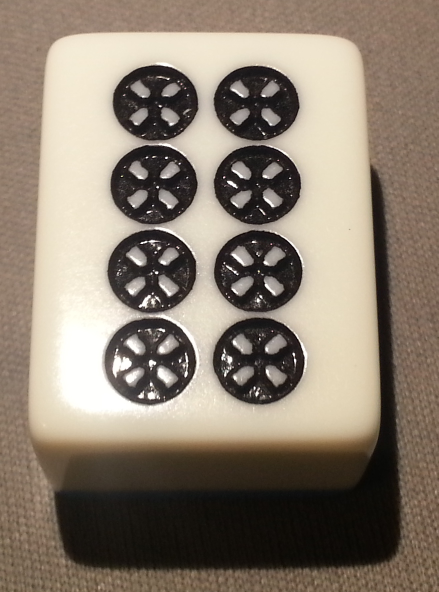
#> input picture data/standard/circles-eight-0.jpg, 877 x 1184 px (shown at 1/2 size); its folder holds only this picture in this run
$ jupyter execute Untitled.ipynb
#> lines starting #> are read from the running program, lines starting #| are printed output that depends on the picture; after the words box and inside, x2 and y2 are one past the last pixel; in counts of white or black regions, pixels touching at a corner belong together
### roi.py
from box import Box
import sys
from math import sqrt
import cv2 as cv
import numpy as np

def findRoi(filename):

	image = cv.imread(filename)
	image = cv.resize(image, (0, 0), fx = 0.2, fy = 0.2) # TODO: Just set a general bound on image size

	gray = cv.cvtColor(image, cv.COLOR_BGR2GRAY)
	ret, thresh = cv.threshold(gray,0,255,cv.THRESH_BINARY_INV + cv.THRESH_OTSU)

	LOWAREA_THRESH = 10
	UPAREA_THRESH = 3000
	contours, heirachy = cv.findContours(thresh, cv.RETR_TREE, cv.CHAIN_APPROX_SIMPLE)

	contours = [con for con in contours if LOWAREA_THRESH < cv.contourArea(con) < UPAREA_THRESH]
	contours = [cv.approxPolyDP(con, 10, True) for con in contours]
	contours = [cv.convexHull(con) for con in contours]
	contours = [con for con in contours if len(con) != 1]

	# After initialization, follow this algorithm:
	# 1. Consider a box B in the set.
	# 2. For every other box C in the set
	# 3. If dist(B, C) < THRESHOLD, meld B's set with C's set
	# 4. Repeat for each box C
	# 5. For each disjoint set, meld each box in the set together. These are your clusters.

	objects = []
	for i, con in enumerate(contours):
		x, y, w, h = cv.boundingRect(con)
		box = Box(x, y, w, h)
		objects.append({"box": box, "set": set([i]), "id": i})

	THRESH = 12
	AREA_THRESH = 200
	SMALL_DIST_THRESH = 15
	for obj1 in objects:
		for obj2 in objects:

			# If the box is not in box 1's cluster yet
			if obj2["id"] not in obj1["set"]:
				area1 = obj1["box"].area()
				area2 = obj2["box"].area()
				if obj1["box"].dist(obj2["box"]) < THRESH:

				# [5 lines of commented-out code are left out]

					obj1["set"] = obj1["set"].union(obj2["set"])
					for id in obj1["set"]:
						objects[id]["set"] = obj1["set"] # Shallow copy; all point to obj1's set


	# Groups the members of the clusters together
	clusters = set([tuple(obj["set"]) for obj in objects])
	outputBoxes = []
	for tup in clusters:
		boxes = [objects[i]["box"] for i in tup]
		outputBoxes.append(Box.meld(*boxes))
	outputBoxes = [box.getContourRep() for box in outputBoxes]

	PADDING = 5
	return [image[box[2][0][1]-PADDING:box[0][0][1]+PADDING, box[1][0][0]-PADDING:box[0][0][0]+PADDING] for box in outputBoxes]

### Untitled.ipynb
[cell 1]
import sys
#!{sys.executable} -m pip install --upgrade pip -i https://pypi.tuna.tsinghua.edu.cn/simple
#!{sys.executable} -m pip install --upgrade pip

[cell 2]
#!{sys.executable} -m pip install -r requirements.txt -i https://pypi.tuna.tsinghua.edu.cn/simple
#!{sys.executable} -m pip install -r requirements.txt

[cell 3]
# run the following for cv2
#!sudo apt-get install libglu1

[cell 4]
#!/usr/bin/python
import cv2 as cv
import numpy as np
import sys
import glob
import multiprocessing
import roi

[cell 5]
#TODO: Integrate with Henry's Code
#Get score
#Work on getting scale down
MIN_MATCH_COUNT = 4
DATAPATH = "./data/standard/*"
FILE = "./data/demo-images/scattered4.jpg"


# [66 lines left out: functions findInlier, NN, not called in this run]


#Converts a list of image names into a list of
#tuple's where the first value of the tuple is
#the OpenCV image and the second value of the
#tuple is the file name
def getImage(files):
	return [(cv.resize(cv.imread(f),(0,0), fx = 0.2, fy = 0.2), f) for f in files]

def main():
	#Get images

	#get list of images in golden data set
	# Obtains the array of images to the golden standards
	testData = glob.glob(DATAPATH)
	images = getImage(testData)
#> images = 1 item

	#REMOVE ONCE HENRY'S DONE
	# tiles contains an array of images
	tiles = roi.findRoi(FILE)
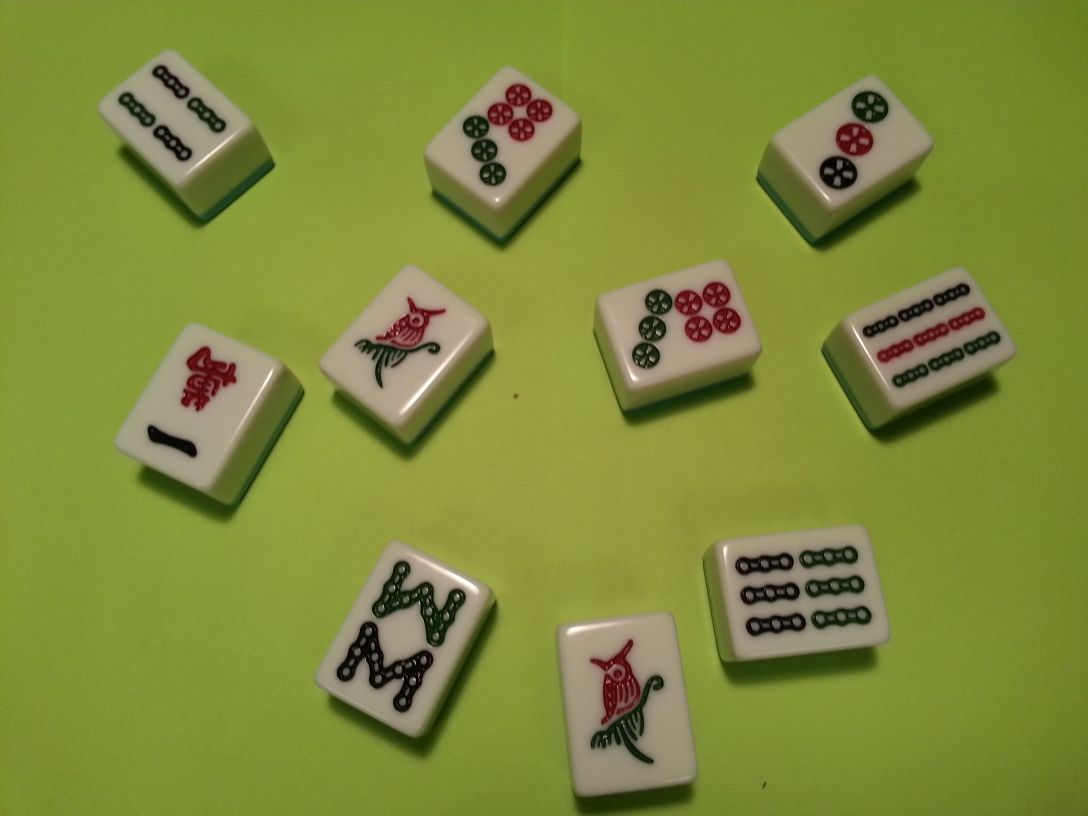
#> input picture data/demo-images/scattered4.jpg, 3264 x 2448 px (shown at 1/3 size)
#> in findRoi, image is the input picture: shape (2448, 3264, 3); mean B, G, R 58.2, 138.2, 127.1
#> in findRoi, `image = cv.resize(image, (0, 0), fx = 0.2, fy = 0.2)`:
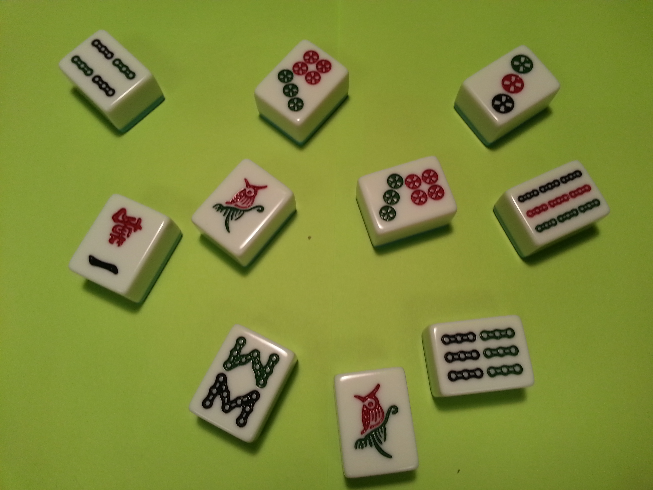
#> image: shape (490, 653, 3); mean B, G, R 58.2, 138.2, 127.1
#> in findRoi, `gray = cv.cvtColor(image, cv.COLOR_BGR2GRAY)`:
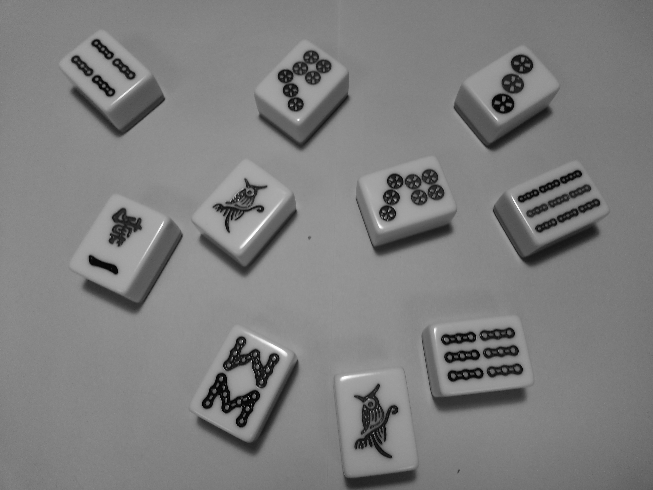
#> gray: shape (490, 653); min 0, max 254, mean 125.7
#> in findRoi, `ret, thresh = cv.threshold(gray,0,255,cv.THRESH_BINARY_INV + cv.THRESH..`:
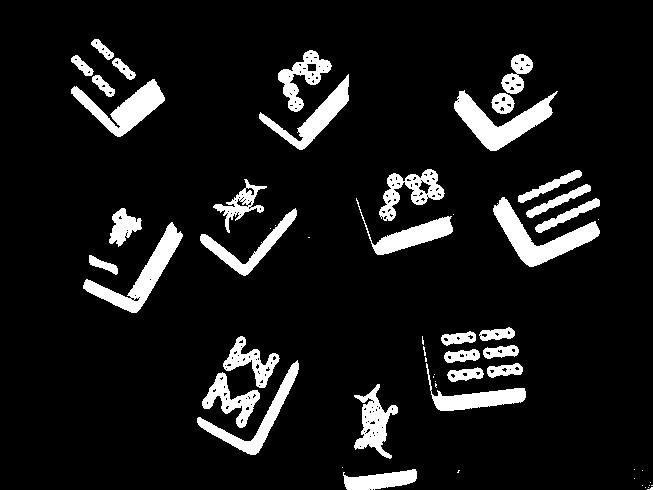
#> thresh: shape (490, 653); 9.7% white; 57 white regions (24 under 20 px)
#> in findRoi, `ret, thresh = cv.threshold(gray,0,255,cv.THRESH_BINARY_INV + cv.THRESH..`: ret = 94
#> in findRoi, `contours, heirachy = cv.findContours(thresh, cv.RETR_TREE, cv.CHAIN_AP..`: contours = 255 contours, 218 with area under 20; largest, box (x1, y1, x2, y2) and area: (454, 90, 558, 151) 2286, (493, 197, 600, 267) 2284, (83, 222, 183, 313) 2078, (71, 79, 165, 137) 1898, (259, 74, 349, 150) 1547
#> in findRoi, `contours = [con for con in contours if LOWAREA_THRESH < cv.contourArea..`: contours = 73 contours, 36 with area under 20; largest, box (x1, y1, x2, y2) and area: (454, 90, 558, 151) 2286, (493, 197, 600, 267) 2284, (83, 222, 183, 313) 2078, (71, 79, 165, 137) 1898, (259, 74, 349, 150) 1547
#> in findRoi, `contours = [cv.approxPolyDP(con, 10, True) for con in contours]`: contours = 73 contours, 54 with area under 20; largest, box (x1, y1, x2, y2) and area: (454, 90, 558, 151) 2186, (493, 197, 600, 267) 2004, (83, 226, 183, 313) 1543, (381, 171, 442, 219) 1516, (354, 384, 398, 459) 1454
#> in findRoi, `contours = [cv.convexHull(con) for con in contours]`: contours = 73 contours, 54 with area under 20; largest, box (x1, y1, x2, y2) and area: (454, 90, 558, 151) 3890, (493, 197, 600, 267) 3824, (83, 226, 183, 313) 3420, (198, 360, 298, 455) 3309, (356, 198, 453, 255) 2979
#> in findRoi, `contours = [con for con in contours if len(con) != 1]`: contours = 37 contours, 18 with area under 20; largest, box (x1, y1, x2, y2) and area: (454, 90, 558, 151) 3890, (493, 197, 600, 267) 3824, (83, 226, 183, 313) 3420, (198, 360, 298, 455) 3309, (356, 198, 453, 255) 2979
#> the loop in findRoi, `for i, con in enumerate(contours):` made 1 pass
#> (con, x, y, w, h) on pass 1: ([[347, 489], [343, 475], [416, 471]], 343, 471, 74, 19)
#> after the loop in findRoi, `for i, con in enumerate(contours):`: objects = []
	inliers = NN(tiles, images)

if __name__ == "__main__":
	main()
#> (the call stopped at in findRoi, `box = Box(x, y, w, h)`: box is not available in this run)
